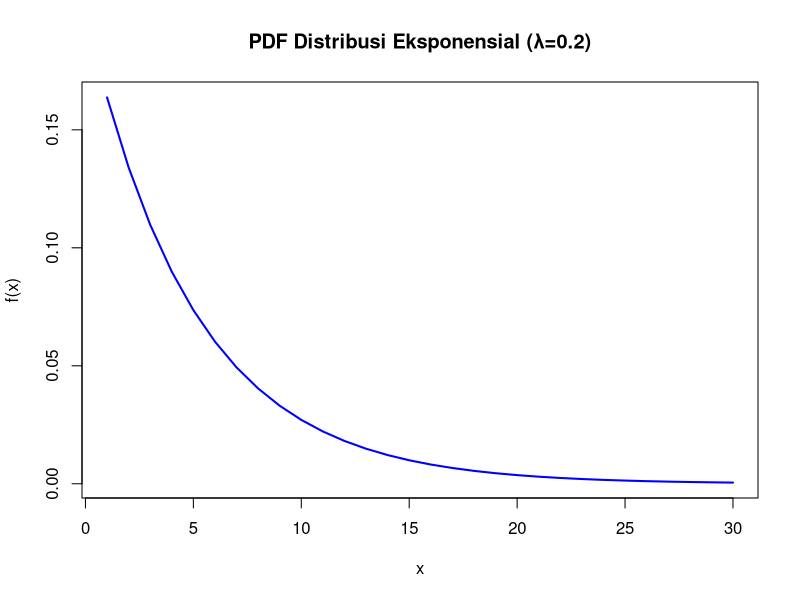
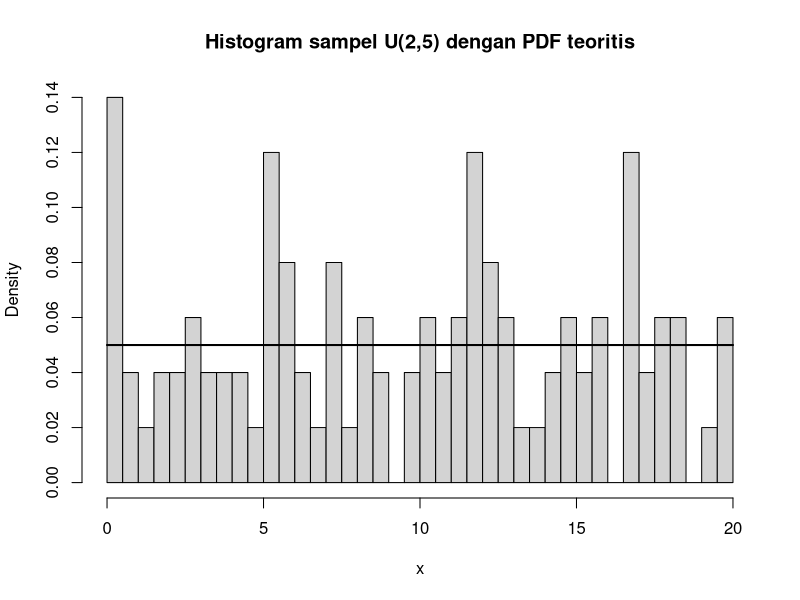
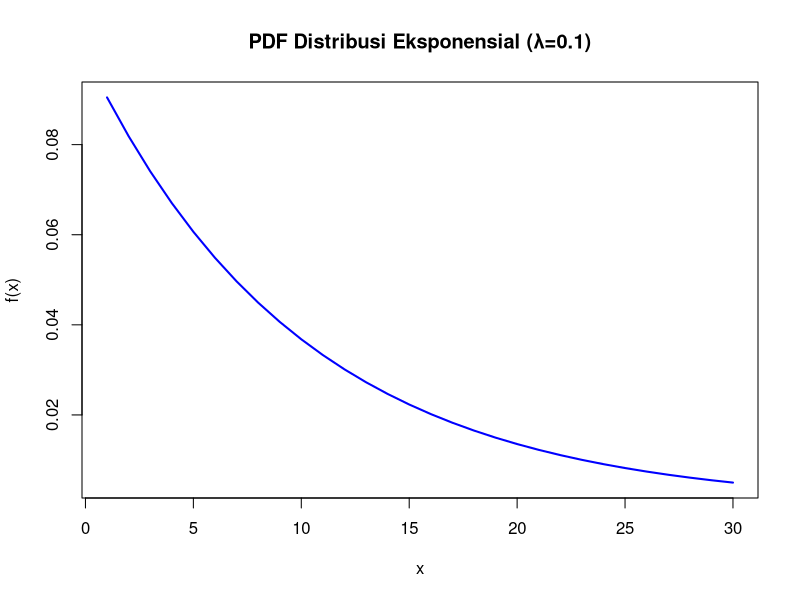
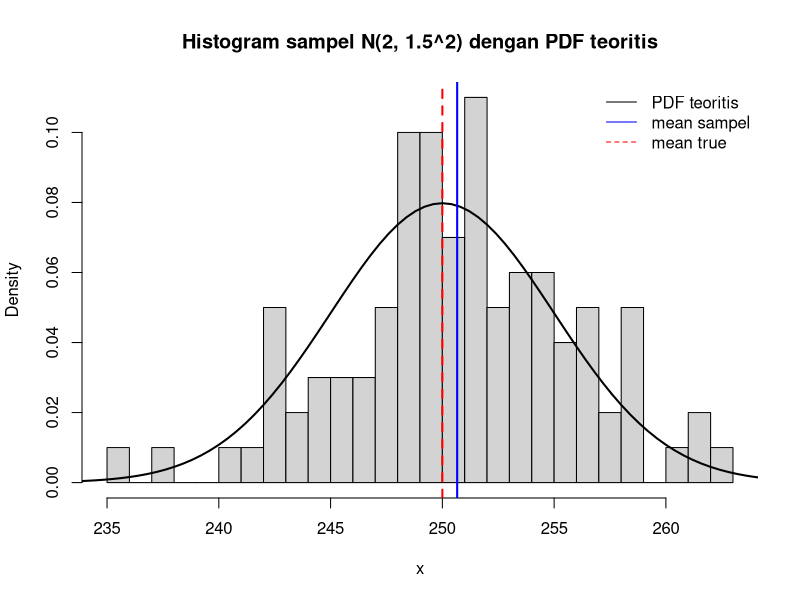

The R source for these figures, in order:
# 1. Distribusi Eksponensial (Waktu Tunggu)
# Rata-rata mu = 5 menit -> lambda = 1/5 = 0.2
# Mencari P(X > 5)
mu_1 <- 5
lambda_1 <- 1 / mu_1

# Hitung P(X > 5)
soal_1 <- pexp(5, rate = lambda_1, lower.tail = FALSE)
soal_1

x_dexp <- seq(1, 30, by = 1)
y_dexp <- dexp(x_dexp, rate = 0.2)
plot(x_dexp, y_dexp, type="l", col="blue", lwd=2,
     main="PDF Distribusi Eksponensial (λ=0.2)",
     xlab="x", ylab="f(x)")

# 2. Distribusi Uniform Kontinu (Varians Waktu Tunggu Kereta)
# Interval waktu a = 0 menit, b = 20 menit
# Mencari Var(X) = (b - a)^2 / 12
n <- 100
a <- 0
b <- 20

# Hitung Varian
soal_2 <- (b - a)^2 / 12
soal_2
soal_2_1 <- (a+b)/2
soal_2_1
# Generate sampel
x <- runif(n, min = a, max = b)
x
mean(x)
var(x)
# Nilai density / CDF / quantile contoh
d_values <- dunif(c(0, 3.5, 10), min = a, max = b)
d_values
p_values <- punif(c(0, 3.5, 10), min = a, max = b)
p_values
q_values <- qunif(c(0.25, 0.5, 0.75), min = a, max = b)
q_values


# Plot: histogram sampel + overlay PDF teoritis
hist(x, breaks = 30, probability = TRUE,
     main = "Histogram sampel U(2,5) dengan PDF teoritis",
     xlab = "x")

curve(dunif(x, min = a, max = b), from = a, to = b, add = TRUE, lwd = 2)



# 3. Distribusi Eksponensial (Masa Pakai Sensor)
# Rata-rata mu = 10 tahun -> rate (lambda) = 1/10 = 0.1
# Mencari P(X < 5)
mu_3 <- 10
lambda_3 <- 1 / mu_3

# Hitung P(X < 5)
soal_3 <- pexp(5, rate = lambda_3)
soal_3

x_3 <- seq(1, 30, by = 1)
y_3 <- dexp(x_3, rate = 0.1)
plot(x_3, y_3, type="l", col="blue", lwd=2,
     main="PDF Distribusi Eksponensial (λ=0.1)",
     xlab="x", ylab="f(x)")


# 4. Distribusi Normal (Berat Kemasan Kopi)
# mu = 250 gram, sigma = 5 gram
# Mencari proporsi P(X < 240)
n4 <- 100
mu_4 <- 250
sigma_4 <- 5

# Hitung P(X < 240)
soal_4 <- pnorm(240, mean = mu_4, sd = sigma_4)
soal_4

x <- rnorm(n4, mean = mu_4, sd = sigma_4)

# Statistik sampel
(x_bar <- mean(x))   
(mle_sigma2 <- mean((x - x_bar)^2))
(sd_sample <- sd(x))

hist(x, breaks = 30, probability = TRUE,
     main = "Histogram sampel N(2, 1.5^2) dengan PDF teoritis",
     xlab = "x")


curve(dnorm(x, mean = mu_4, sd = sigma_4), from = mu_4-4*sigma_4, to = mu_4+4*sigma_4, add = TRUE, lwd = 2)
abline(v = x_bar, col = "blue", lwd = 2)   
abline(v = mu_4, col = "red", lwd = 2, lty = 2) 


legend("topright", legend = c("PDF teoritis", "mean sampel", "mean true"),
       lty = c(1,1,2), col = c("black","blue","red"), bty = "n")
